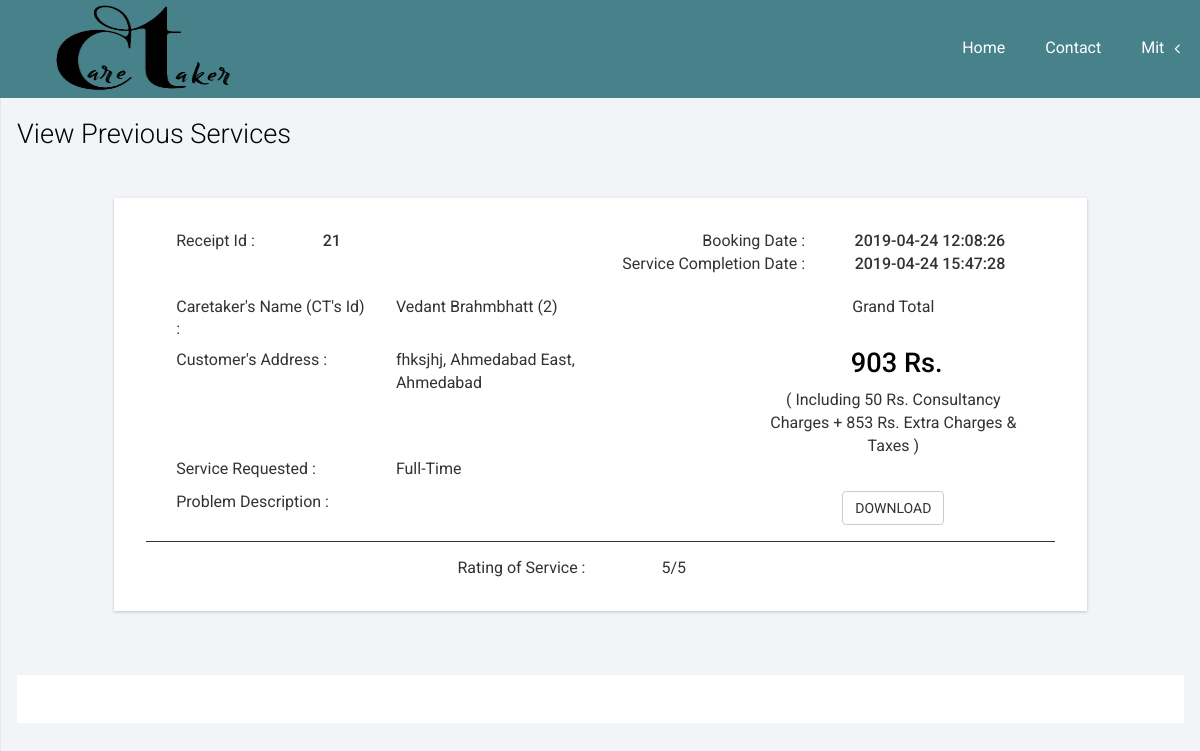
Page /User/VPServices.php (signed in) on the committed database.
### tables this page shows
CREATE TABLE IF NOT EXISTS `receipt_master` (
`Receipt_id` int(16) NOT NULL,
  `User_id` int(8) NOT NULL,
  `Emp_id` int(8) NOT NULL,
  `Service_id` int(4) NOT NULL,
  `Address` text NOT NULL,
  `Area_id` int(8) NOT NULL,
  `City_id` int(4) NOT NULL,
  `Problem_desc` text NOT NULL,
  `Booking_date` datetime NOT NULL,
  `Solution` text NOT NULL,
  `Bill_amt` int(4) NOT NULL,
  `Rating` int(1) NOT NULL,
  `Status` int(1) NOT NULL DEFAULT '0',
  `SServed_date` datetime NOT NULL
);

CREATE TABLE IF NOT EXISTS `caretaker_master` (
`Emp_id` int(8) NOT NULL,
  `First_name` varchar(16) NOT NULL,
  `Last_name` varchar(16) DEFAULT NULL,
  `Email_ID` varchar(32) NOT NULL,
  `Profile_image` text NOT NULL,
  `User_type` varchar(5) NOT NULL DEFAULT 'CT',
  `Service_id` int(2) NOT NULL,
  `City_id` int(4) NOT NULL,
  `Area_id` int(8) NOT NULL,
  `Contact_no` bigint(10) NOT NULL,
  `Points` int(4) NOT NULL DEFAULT '50',
  `Available` tinyint(1) NOT NULL DEFAULT '1',
  `Password` varchar(32) NOT NULL DEFAULT 'caretaker',
  `Deleted` tinyint(1) NOT NULL DEFAULT '0',
  `Time_Stamp` date NOT NULL
);

CREATE TABLE IF NOT EXISTS `area_master` (
`Area_id` int(8) NOT NULL,
  `Area_name` varchar(16) NOT NULL,
  `City_id` int(4) NOT NULL,
  `Deleted` tinyint(1) NOT NULL DEFAULT '0'
);

CREATE TABLE IF NOT EXISTS `city_master` (
`City_id` int(4) NOT NULL,
  `City_name` varchar(16) NOT NULL,
  `Deleted` tinyint(1) NOT NULL DEFAULT '0'
);

CREATE TABLE IF NOT EXISTS `service_master` (
`Service_id` int(50) NOT NULL,
  `Service_type` varchar(50) NOT NULL,
  `Service_fees` int(50) DEFAULT NULL,
  `Deleted` tinyint(1) NOT NULL DEFAULT '0'
);

### User/VPServices.php (the view, shortened to what this page needs)
<!DOCTYPE HTML>
<html>
<?php
require_once("Navigation.php");
?>
<head>
</head>
<body>
<div id="wrapper">
    <div id="page-wrapper" style="margin-left: 0px; min-height: 399px;">
        <div class="graphs">
            <div class="xs" style="margin-top: 88px;">
                <h3>View Previous Services</h3>
                <?php
                $selectSQL = "SELECT * FROM `receipt_master` where User_id='{$_SESSION['User_id']}' AND Status=3 ORDER BY `Booking_date` DESC";
                if( !( $selectRes = mysql_query( $selectSQL ) ) ){
                    echo 'Retrieval of data from Database Failed - #'.mysql_errno().': '.mysql_error();
                }
                else{
                    if (mysql_num_rows($selectRes) == 0) {
                        echo '<div class="col_1" style="margin-top: 48px;">';
                        echo "<div class='col-md-10 span_3' style='margin: auto;float: none;'>";
                        echo "<div class='bs-example1' data-example-id='contextual-table' style='height: auto;margin: auto;font-weight: 500;' align='center'>You haven't book any Services yet!";
                        echo '</div></div></div>';
                    }
                    else {
                        while ($row = mysql_fetch_assoc($selectRes)) {
                            $sselect = "SELECT * FROM `service_master` WHERE Service_id='{$row['Service_id']}'";
                            if( !( $sRes = mysql_query( $sselect ) ) )
                            {
                                echo 'Retrieval of data from Database Failed - #'.mysql_errno().': '.mysql_error();
                            }
                            else
                            {
                                $srow=mysql_fetch_assoc($sRes);
                                $Service_name=$srow['Service_type'];
                                $Fees=$srow['Service_fees'];
                                $extra=$row['Bill_amt']-$Fees;
                            }
                            $pselect = "SELECT * FROM `caretaker_master` WHERE Emp_id='{$row['Emp_id']}'";
                            if( !( $pRes = mysql_query( $pselect ) ) )
                            {
                                echo 'Retrieval of data from Database Failed - #'.mysql_errno().': '.mysql_error();
                            }
                            else
                            {
                                $prow=mysql_fetch_assoc($pRes);
                                $SName=$prow['First_name']." ".$prow['Last_name'];
                                $Sid=$prow['Emp_id'];
                            }
                            $cselect = "SELECT * FROM `city_master` WHERE City_id='{$row['City_id']}'";
                            if( !( $cRes = mysql_query( $cselect ) ) )
                            {
                                echo 'Retrieval of data from Database Failed - #'.mysql_errno().': '.mysql_error();
                            }
                            else
                            {
                                $crow=mysql_fetch_assoc($cRes);
                                $CName=$crow['City_name'];
                            }
                            $aselect = "SELECT * FROM `area_master` WHERE Area_id='{$row['Area_id']}'";
                            if( !( $aRes = mysql_query( $aselect ) ) )
                            {
                                echo 'Retrieval of data from Database Failed - #'.mysql_errno().': '.mysql_error();
                            }
                            else
                            {
                                $arow=mysql_fetch_assoc($aRes);
                                $AName=$arow['Area_name'];
                            }
                            echo '<div class="col_1" style="margin-top: 48px;">';
                                echo '<div class="col-md-10 span_3" style="margin: auto;float: none;">';
                                    echo '<div class="bs-example1" data-example-id="contextual-table" style="height: auto;margin: auto;">';
                                        echo '<div class="col-sm-12">';
                                            echo '<div class="col-sm-2">Receipt Id :</div>';
                                            echo '<div class="col-sm-1" style="font-weight: 500">';
                                            echo $row["Receipt_id"];
                                            echo '</div>';
                                            echo '<div class="col-sm-4">&nbsp;</div>';
                                            echo '<div class="col-sm-2" align="right">Booking Date :</div>';
                                            echo "<div class='col-sm-3' align='center' style='font-weight: 500'>{$row['Booking_date']}</div>";
                                        echo '</div>';
                                        echo '<div class="col-sm-12" align="right">';
                                            echo '<div class="col-sm-6"> </div>';
                                            echo '<div class="col-sm-3">Service Completion Date :</div>';
                                            echo "<div class='col-sm-3' align='center' style='font-weight: 500;'>{$row['SServed_date']}</div>";
                                        echo '</div>';
                                        echo '<div class="col-sm-12" style="margin-bottom: 8px;margin-top: 20px;">';
                                            echo "<div class='col-sm-3'>Caretaker's Name (CT's Id) :</div>";
                                            echo "<div class='col-sm-4'>";
                                                if(isset($SName) && isset($Sid)){ echo "$SName ($Sid)"; }
                                            echo "</div>";
                                            echo '<div class="col-sm-1"> </div>';
                                            echo '<div class="col-sm-4" align="center">Grand Total</div>';
                                        echo '</div>';
                                        echo '<div class="col-sm-12">';
                                            echo "<div class='col-sm-3'>Customer's Address :</div>";
                                            echo "<div class='col-sm-4'>{$row['Address']}";
                                                if(isset($AName) && isset($CName)){echo ", $AName, $CName";};
                                            echo "</div>";
                                            echo '<div class="col-sm-1" align="right"> </div>';
                                            echo '<div class="col-sm-4" align="center">';
                                            echo "<h3 style='margin-bottom: 10px;font-weight: 500'>&nbsp;{$row['Bill_amt']} Rs.</h3>";
                                                if(isset($Fees) && isset($extra)){ echo "( Including {$Fees} Rs. Consultancy Charges + {$extra} Rs. Extra Charges & Taxes )";}
                                            echo '</div>';
                                        echo '</div>';
                                        echo '<div class="col-sm-12" style="margin-bottom: 10px;">';
                                            echo '<div class="col-sm-3">Service Requested :</div>';
                                            echo "<div class='col-sm-4'>";
                                                if(isset($Service_name)){ echo $Service_name;}
                                            echo "</div>";
                                        echo '</div>';
                                        echo '<div class="col-sm-12" style="margin-bottom: 16px;">';
                                            echo '<div class="col-sm-3">Problem Description :</div>';
                                            echo "<div class='col-sm-4'>{$row['Problem_desc']}</div>";
                                            echo '<div class="col-sm-1"> </div>';
                                            echo '<div class="col-sm-4" align="center">';
                                                echo "<a href='Bill_PDF.php?id={$row['Receipt_id']}' target='_blank' class='btn btn-default'>DOWNLOAD</a>";
                                            echo '</div>';
                                        echo '</div>';
                                        echo '<div class="col-sm-12" align="center" style="padding-top: 15px;border-top: 1px solid;">';
                                            echo '<div class="col-sm-3"> </div>';
                                            echo '<div class="col-sm-3" align="right">Rating of Service :</div>';
                                            echo "<div class='col-sm-2'>{$row['Rating']}/5</div>";
                                        echo '</div>';
                                        echo '<div class="clearfix"></div>';
                                    echo '</div>';
                                echo '</div>';
                            echo '</div>';
                        }
                    }
                }
                ?>
                <div class="copy_layout">
                </div>
            </div>
        </div>
    </div>
</div>
</body>
</html>

### css/style.css (style rules this page uses)
h4, h5, h6, h1, h2, h3 { margin-top: 0; }
html, body { font-family: 'Roboto', sans-serif; font-size: 100%; background:#000; overflow-x: hidden; }
body a { transition:0.5s all; -webkit-transition:0.5s all; -moz-transition:0.5s all; -o-transition:0.5s all; -ms-transition:0.5s all; }
.span_3 { padding:0; }
.col_1 { margin:1em 0 0 0; }
.map_container, #chart, .span_6, .col_2, .weather_list, .cal1, .skills-info, .stats-info, .r3_counter_box, .activity_box, .bs-example1, .cloud, .copy { -ms-box-shadow: 0 1px 3px 0px rgba(0, 0, 0, 0.2); -o-box-shadow: 0 1px 3px 0px rgba(0, 0, 0, 0.2); -moz-box-shadow: 0 1px 3px 0px rgba(0, 0, 0, 0.2); -webkit-box-shadow: 0 1px 3px 0px rgba(0, 0, 0, 0.2); box-shadow: 0 1px 3px 0px rgba(0, 0, 0, 0.2); }
.graphs { padding: 2em 1em; background: #f2f4f8; font-family: 'Roboto', sans-serif; }
.xs h3, .widget_head { color:#000; font-size:1.7em; font-weight:300; margin-bottom: 1em; }
.bs-example1 { background:#fff; padding:2em; }
.copy_layout { padding:1.5em 0; background:#fff; text-align:center; margin: 4em 0 0em 0; }

### css/custom.css (style rules this page uses)
#wrapper { width: 100%; }
#page-wrapper { min-height: 568px; background-color: #fff; }
@media (min-width:768px) { #page-wrapper { position: inherit; margin: 0 0 0 250px; border-left: 1px solid #e7e7e7; } }

### rows in the picture
receipt_master: Receipt_id "21", Booking_date "2019-04-24 12:08:26", SServed_date "2019-04-24 15:47:28", Emp.Last_name "Vedant Brahmbhatt", Emp.Emp_id "2", Address "fhksjhj", Area.Area_name "Ahmedabad East", City.City_name "Ahmedabad", Bill_amt "903", Service.Service_fees "50", Bill_amt.Service_fees "853", Service.Service_type "Full-Time", Rating "5"

### other values in the picture
$_SESSION["First_name"] "Mit"
